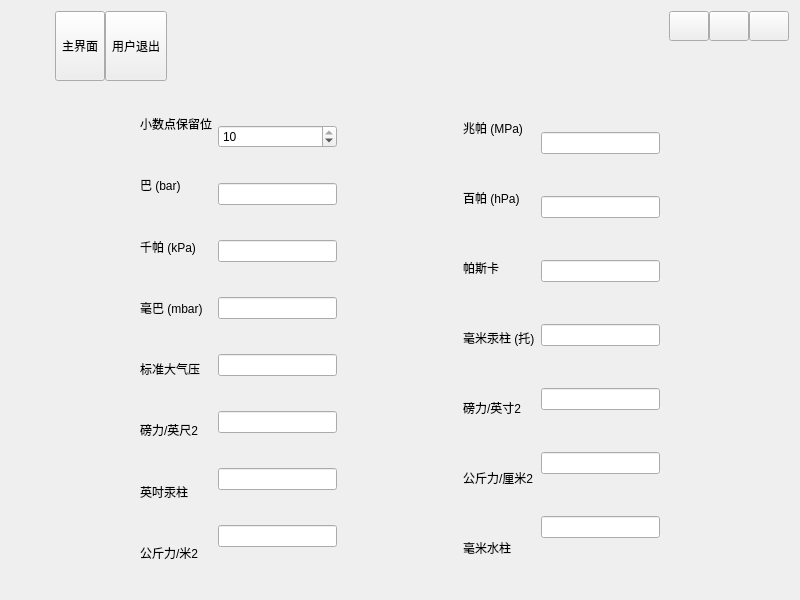
<?xml version="1.0" encoding="UTF-8"?>
<ui version="4.0">
 <class>frmMain</class>
 <widget class="QDialog" name="frmMain">
  <property name="geometry">
   <rect>
    <x>0</x>
    <y>0</y>
    <width>800</width>
    <height>600</height>
   </rect>
  </property>
  <property name="windowTitle">
   <string>Form</string>
  </property>
  <layout class="QGridLayout" name="gridLayout">
   <item row="0" column="0">
    <widget class="QWidget" name="widgetTitle" native="true">
     <property name="sizePolicy">
      <sizepolicy hsizetype="Preferred" vsizetype="Fixed">
       <horstretch>0</horstretch>
       <verstretch>0</verstretch>
      </sizepolicy>
     </property>
     <layout class="QHBoxLayout" name="horizontalLayout_2">
      <property name="spacing">
       <number>10</number>
      </property>
      <property name="leftMargin">
       <number>10</number>
      </property>
      <property name="topMargin">
       <number>0</number>
      </property>
      <property name="rightMargin">
       <number>0</number>
      </property>
      <property name="bottomMargin">
       <number>0</number>
      </property>
      <item>
       <widget class="QLabel" name="labIco">
        <property name="text">
         <string/>
        </property>
        <property name="pixmap">
         <pixmap resource="../other/main.qrc">:/image/logo.png</pixmap>
        </property>
        <property name="scaledContents">
         <bool>true</bool>
        </property>
        <property name="alignment">
         <set>Qt::AlignCenter</set>
        </property>
       </widget>
      </item>
      <item>
       <widget class="QLabel" name="labTitle">
        <property name="styleSheet">
         <string notr="true"/>
        </property>
        <property name="text">
         <string/>
        </property>
        <property name="alignment">
         <set>Qt::AlignLeading|Qt::AlignLeft|Qt::AlignVCenter</set>
        </property>
       </widget>
      </item>
      <item>
       <widget class="QWidget" name="widgetTop" native="true">
        <layout class="QHBoxLayout" name="horizontalLayout_3">
         <property name="spacing">
          <number>0</number>
         </property>
         <property name="leftMargin">
          <number>0</number>
         </property>
         <property name="topMargin">
          <number>0</number>
         </property>
         <property name="rightMargin">
          <number>0</number>
         </property>
         <property name="bottomMargin">
          <number>0</number>
         </property>
         <item>
          <widget class="QToolButton" name="btnMain">
           <property name="sizePolicy">
            <sizepolicy hsizetype="Fixed" vsizetype="Expanding">
             <horstretch>0</horstretch>
             <verstretch>0</verstretch>
            </sizepolicy>
           </property>
           <property name="text">
            <string>主界面</string>
           </property>
           <property name="icon">
            <iconset resource="../other/main.qrc">
             <normaloff>:/image/main_main.png</normaloff>:/image/main_main.png</iconset>
           </property>
           <property name="toolButtonStyle">
            <enum>Qt::ToolButtonTextUnderIcon</enum>
           </property>
          </widget>
         </item>
         <item>
          <widget class="QToolButton" name="btnExit">
           <property name="sizePolicy">
            <sizepolicy hsizetype="Fixed" vsizetype="Expanding">
             <horstretch>0</horstretch>
             <verstretch>0</verstretch>
            </sizepolicy>
           </property>
           <property name="styleSheet">
            <string notr="true"/>
           </property>
           <property name="text">
            <string>用户退出</string>
           </property>
           <property name="icon">
            <iconset resource="../other/main.qrc">
             <normaloff>:/image/main_exit.png</normaloff>:/image/main_exit.png</iconset>
           </property>
           <property name="toolButtonStyle">
            <enum>Qt::ToolButtonTextUnderIcon</enum>
           </property>
          </widget>
         </item>
        </layout>
       </widget>
      </item>
      <item>
       <spacer name="horizontalSpacer">
        <property name="orientation">
         <enum>Qt::Horizontal</enum>
        </property>
        <property name="sizeHint" stdset="0">
         <size>
          <width>40</width>
          <height>20</height>
         </size>
        </property>
       </spacer>
      </item>
      <item>
       <widget class="QWidget" name="widgetMenu" native="true">
        <layout class="QGridLayout" name="gridLayout_2">
         <property name="leftMargin">
          <number>0</number>
         </property>
         <property name="topMargin">
          <number>0</number>
         </property>
         <property name="rightMargin">
          <number>0</number>
         </property>
         <property name="bottomMargin">
          <number>0</number>
         </property>
         <property name="spacing">
          <number>0</number>
         </property>
         <item row="1" column="1" colspan="3">
          <spacer name="verticalSpacer">
           <property name="orientation">
            <enum>Qt::Vertical</enum>
           </property>
           <property name="sizeHint" stdset="0">
            <size>
             <width>20</width>
             <height>40</height>
            </size>
           </property>
          </spacer>
         </item>
         <item row="0" column="1">
          <widget class="QPushButton" name="btnMenu_Min">
           <property name="sizePolicy">
            <sizepolicy hsizetype="Minimum" vsizetype="Expanding">
             <horstretch>0</horstretch>
             <verstretch>0</verstretch>
            </sizepolicy>
           </property>
           <property name="minimumSize">
            <size>
             <width>30</width>
             <height>30</height>
            </size>
           </property>
           <property name="cursor">
            <cursorShape>ArrowCursor</cursorShape>
           </property>
           <property name="focusPolicy">
            <enum>Qt::NoFocus</enum>
           </property>
           <property name="toolTip">
            <string>最小化</string>
           </property>
           <property name="text">
            <string/>
           </property>
          </widget>
         </item>
         <item row="0" column="3">
          <widget class="QPushButton" name="btnMenu_Close">
           <property name="sizePolicy">
            <sizepolicy hsizetype="Minimum" vsizetype="Expanding">
             <horstretch>0</horstretch>
             <verstretch>0</verstretch>
            </sizepolicy>
           </property>
           <property name="minimumSize">
            <size>
             <width>30</width>
             <height>30</height>
            </size>
           </property>
           <property name="cursor">
            <cursorShape>ArrowCursor</cursorShape>
           </property>
           <property name="focusPolicy">
            <enum>Qt::NoFocus</enum>
           </property>
           <property name="toolTip">
            <string>关闭</string>
           </property>
           <property name="text">
            <string/>
           </property>
          </widget>
         </item>
         <item row="0" column="2">
          <widget class="QPushButton" name="btnMenu_Max">
           <property name="sizePolicy">
            <sizepolicy hsizetype="Minimum" vsizetype="Expanding">
             <horstretch>0</horstretch>
             <verstretch>0</verstretch>
            </sizepolicy>
           </property>
           <property name="minimumSize">
            <size>
             <width>30</width>
             <height>30</height>
            </size>
           </property>
           <property name="focusPolicy">
            <enum>Qt::NoFocus</enum>
           </property>
           <property name="text">
            <string/>
           </property>
          </widget>
         </item>
        </layout>
       </widget>
      </item>
     </layout>
    </widget>
   </item>
   <item row="1" column="0">
    <widget class="QStackedWidget" name="stackedWidget">
     <property name="styleSheet">
      <string notr="true"/>
     </property>
     <property name="currentIndex">
      <number>0</number>
     </property>
     <widget class="QWidget" name="page1">
      <layout class="QHBoxLayout" name="horizontalLayout">
       <item>
        <spacer name="horizontalSpacer_2">
         <property name="orientation">
          <enum>Qt::Horizontal</enum>
         </property>
         <property name="sizeHint" stdset="0">
          <size>
           <width>104</width>
           <height>20</height>
          </size>
         </property>
        </spacer>
       </item>
       <item>
        <layout class="QVBoxLayout" name="verticalLayout">
         <item>
          <widget class="QLabel" name="label_rbit">
           <property name="text">
            <string>小数点保留位</string>
           </property>
          </widget>
         </item>
         <item>
          <widget class="QLabel" name="label_bar">
           <property name="text">
            <string>巴 (bar)</string>
           </property>
          </widget>
         </item>
         <item>
          <widget class="QLabel" name="label_kpa">
           <property name="text">
            <string>千帕 (kPa)</string>
           </property>
          </widget>
         </item>
         <item>
          <widget class="QLabel" name="label_mbar">
           <property name="text">
            <string>毫巴 (mbar)</string>
           </property>
          </widget>
         </item>
         <item>
          <widget class="QLabel" name="label_unit">
           <property name="text">
            <string>标准大气压</string>
           </property>
          </widget>
         </item>
         <item>
          <widget class="QLabel" name="label_feet">
           <property name="text">
            <string>磅力/英尺2</string>
           </property>
          </widget>
         </item>
         <item>
          <widget class="QLabel" name="label_british_hg">
           <property name="text">
            <string>英吋汞柱</string>
           </property>
          </widget>
         </item>
         <item>
          <widget class="QLabel" name="label_kilogram_force">
           <property name="text">
            <string>公斤力/米2</string>
           </property>
          </widget>
         </item>
        </layout>
       </item>
       <item>
        <layout class="QVBoxLayout" name="verticalLayout_2">
         <item>
          <widget class="QSpinBox" name="spinBox_rbit">
           <property name="minimum">
            <number>1</number>
           </property>
           <property name="maximum">
            <number>10</number>
           </property>
           <property name="value">
            <number>10</number>
           </property>
          </widget>
         </item>
         <item>
          <widget class="QLineEdit" name="lineEdit_bar"/>
         </item>
         <item>
          <widget class="QLineEdit" name="lineEdit_kpa"/>
         </item>
         <item>
          <widget class="QLineEdit" name="lineEdit_mbar"/>
         </item>
         <item>
          <widget class="QLineEdit" name="lineEdit_unit"/>
         </item>
         <item>
          <widget class="QLineEdit" name="lineEdit_feet"/>
         </item>
         <item>
          <widget class="QLineEdit" name="lineEdit_british_hg"/>
         </item>
         <item>
          <widget class="QLineEdit" name="lineEdit_kilogram_force"/>
         </item>
        </layout>
       </item>
       <item>
        <spacer name="horizontalSpacer_4">
         <property name="orientation">
          <enum>Qt::Horizontal</enum>
         </property>
         <property name="sizeHint" stdset="0">
          <size>
           <width>105</width>
           <height>20</height>
          </size>
         </property>
        </spacer>
       </item>
       <item>
        <layout class="QVBoxLayout" name="verticalLayout_7">
         <item>
          <widget class="QLabel" name="label_mpa">
           <property name="text">
            <string>兆帕 (MPa)</string>
           </property>
          </widget>
         </item>
         <item>
          <widget class="QLabel" name="label_hpa">
           <property name="text">
            <string>百帕 (hPa)</string>
           </property>
          </widget>
         </item>
         <item>
          <widget class="QLabel" name="label_pascal">
           <property name="text">
            <string>帕斯卡</string>
           </property>
          </widget>
         </item>
         <item>
          <widget class="QLabel" name="label_mmhg">
           <property name="text">
            <string>毫米汞柱 (托)</string>
           </property>
          </widget>
         </item>
         <item>
          <widget class="QLabel" name="label_cmz">
           <property name="text">
            <string>磅力/英寸2</string>
           </property>
          </widget>
         </item>
         <item>
          <widget class="QLabel" name="label_kgf_cm2">
           <property name="text">
            <string>公斤力/厘米2</string>
           </property>
          </widget>
         </item>
         <item>
          <widget class="QLabel" name="label_mm_water_column">
           <property name="text">
            <string>毫米水柱</string>
           </property>
          </widget>
         </item>
        </layout>
       </item>
       <item>
        <layout class="QVBoxLayout" name="verticalLayout_8">
         <item>
          <widget class="QLineEdit" name="lineEdit_mpa"/>
         </item>
         <item>
          <widget class="QLineEdit" name="lineEdit_hpa"/>
         </item>
         <item>
          <widget class="QLineEdit" name="lineEdit_pascal"/>
         </item>
         <item>
          <widget class="QLineEdit" name="lineEdit_mmhg"/>
         </item>
         <item>
          <widget class="QLineEdit" name="lineEdit_cmz"/>
         </item>
         <item>
          <widget class="QLineEdit" name="lineEdit_kgf_cm2"/>
         </item>
         <item>
          <widget class="QLineEdit" name="lineEdit_mm_water_column"/>
         </item>
        </layout>
       </item>
       <item>
        <spacer name="horizontalSpacer_3">
         <property name="orientation">
          <enum>Qt::Horizontal</enum>
         </property>
         <property name="sizeHint" stdset="0">
          <size>
           <width>104</width>
           <height>20</height>
          </size>
         </property>
        </spacer>
       </item>
      </layout>
     </widget>
     <widget class="QWidget" name="page2">
      <layout class="QVBoxLayout" name="verticalLayout_3"/>
     </widget>
     <widget class="QWidget" name="page3">
      <layout class="QVBoxLayout" name="verticalLayout_5"/>
     </widget>
     <widget class="QWidget" name="page4">
      <layout class="QVBoxLayout" name="verticalLayout_4"/>
     </widget>
    </widget>
   </item>
  </layout>
 </widget>
 <resources>
  <include location="../other/main.qrc"/>
 </resources>
 <connections/>
</ui>
